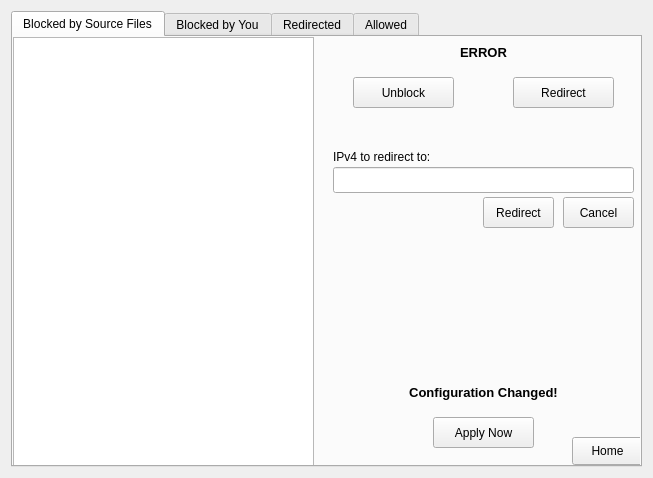
<?xml version="1.0" encoding="UTF-8"?>
<ui version="4.0">
 <class>Form</class>
 <widget class="QWidget" name="Form">
  <property name="geometry">
   <rect>
    <x>0</x>
    <y>0</y>
    <width>653</width>
    <height>478</height>
   </rect>
  </property>
  <property name="sizePolicy">
   <sizepolicy hsizetype="Fixed" vsizetype="Fixed">
    <horstretch>0</horstretch>
    <verstretch>0</verstretch>
   </sizepolicy>
  </property>
  <property name="minimumSize">
   <size>
    <width>653</width>
    <height>478</height>
   </size>
  </property>
  <property name="maximumSize">
   <size>
    <width>653</width>
    <height>478</height>
   </size>
  </property>
  <property name="windowTitle">
   <string>Form</string>
  </property>
  <layout class="QVBoxLayout" name="verticalLayout">
   <item>
    <widget class="QTabWidget" name="tabWidget">
     <property name="layoutDirection">
      <enum>Qt::LeftToRight</enum>
     </property>
     <property name="tabPosition">
      <enum>QTabWidget::North</enum>
     </property>
     <property name="tabShape">
      <enum>QTabWidget::Rounded</enum>
     </property>
     <property name="currentIndex">
      <number>0</number>
     </property>
     <widget class="QWidget" name="SourceBlocked_tab">
      <attribute name="title">
       <string>Blocked by Source Files</string>
      </attribute>
      <widget class="QListWidget" name="sourceDefinedList">
       <property name="geometry">
        <rect>
         <x>0</x>
         <y>0</y>
         <width>301</width>
         <height>431</height>
        </rect>
       </property>
      </widget>
      <widget class="QPushButton" name="allowSourceBlocked_btn">
       <property name="geometry">
        <rect>
         <x>340</x>
         <y>40</y>
         <width>101</width>
         <height>31</height>
        </rect>
       </property>
       <property name="text">
        <string>Unblock</string>
       </property>
      </widget>
      <widget class="QPushButton" name="redirectSourceBlocked_btn">
       <property name="geometry">
        <rect>
         <x>500</x>
         <y>40</y>
         <width>101</width>
         <height>31</height>
        </rect>
       </property>
       <property name="text">
        <string>Redirect</string>
       </property>
      </widget>
      <widget class="QPushButton" name="sourceDefinedApplyConfig_btn">
       <property name="geometry">
        <rect>
         <x>420</x>
         <y>380</y>
         <width>101</width>
         <height>31</height>
        </rect>
       </property>
       <property name="text">
        <string>Apply Now</string>
       </property>
      </widget>
      <widget class="QLabel" name="mainSourceDefinedStatus_lbl">
       <property name="geometry">
        <rect>
         <x>300</x>
         <y>0</y>
         <width>341</width>
         <height>30</height>
        </rect>
       </property>
       <property name="font">
        <font>
         <pointsize>10</pointsize>
         <weight>75</weight>
         <bold>true</bold>
        </font>
       </property>
       <property name="styleSheet">
        <string notr="true"/>
       </property>
       <property name="text">
        <string>ERROR</string>
       </property>
       <property name="alignment">
        <set>Qt::AlignCenter</set>
       </property>
      </widget>
      <widget class="QLabel" name="sourceBlockedHostname_lbl">
       <property name="geometry">
        <rect>
         <x>320</x>
         <y>110</y>
         <width>121</width>
         <height>20</height>
        </rect>
       </property>
       <property name="text">
        <string>IPv4 to redirect to:</string>
       </property>
      </widget>
      <widget class="QLineEdit" name="redirectSourceBlockedHost_tf">
       <property name="geometry">
        <rect>
         <x>320</x>
         <y>130</y>
         <width>301</width>
         <height>26</height>
        </rect>
       </property>
      </widget>
      <widget class="QPushButton" name="redirectSourceBlockedHost_btn">
       <property name="geometry">
        <rect>
         <x>470</x>
         <y>160</y>
         <width>71</width>
         <height>31</height>
        </rect>
       </property>
       <property name="text">
        <string>Redirect</string>
       </property>
      </widget>
      <widget class="QPushButton" name="cancelRedirectSourceBlockedHost_btn">
       <property name="geometry">
        <rect>
         <x>550</x>
         <y>160</y>
         <width>71</width>
         <height>31</height>
        </rect>
       </property>
       <property name="text">
        <string>Cancel</string>
       </property>
      </widget>
      <widget class="QLabel" name="sourceBlockedStatus_lbl">
       <property name="geometry">
        <rect>
         <x>300</x>
         <y>340</y>
         <width>341</width>
         <height>30</height>
        </rect>
       </property>
       <property name="font">
        <font>
         <pointsize>10</pointsize>
         <weight>75</weight>
         <bold>true</bold>
        </font>
       </property>
       <property name="styleSheet">
        <string notr="true"/>
       </property>
       <property name="text">
        <string>Configuration Changed!</string>
       </property>
       <property name="alignment">
        <set>Qt::AlignCenter</set>
       </property>
      </widget>
      <widget class="QPushButton" name="sourceBlockedHome_btn">
       <property name="geometry">
        <rect>
         <x>559</x>
         <y>400</y>
         <width>71</width>
         <height>28</height>
        </rect>
       </property>
       <property name="text">
        <string>Home</string>
       </property>
       <property name="iconSize">
        <size>
         <width>0</width>
         <height>0</height>
        </size>
       </property>
      </widget>
     </widget>
     <widget class="QWidget" name="UserBlocked_tab">
      <attribute name="title">
       <string>Blocked by You</string>
      </attribute>
      <widget class="QListWidget" name="blockedList">
       <property name="geometry">
        <rect>
         <x>0</x>
         <y>0</y>
         <width>301</width>
         <height>431</height>
        </rect>
       </property>
      </widget>
      <widget class="QLabel" name="mainBlockedStatus_lbl">
       <property name="geometry">
        <rect>
         <x>300</x>
         <y>0</y>
         <width>341</width>
         <height>30</height>
        </rect>
       </property>
       <property name="font">
        <font>
         <pointsize>10</pointsize>
         <weight>75</weight>
         <bold>true</bold>
        </font>
       </property>
       <property name="styleSheet">
        <string notr="true"/>
       </property>
       <property name="text">
        <string>ERROR</string>
       </property>
       <property name="alignment">
        <set>Qt::AlignCenter</set>
       </property>
      </widget>
      <widget class="QPushButton" name="addBlockedHost_btn">
       <property name="geometry">
        <rect>
         <x>340</x>
         <y>40</y>
         <width>101</width>
         <height>31</height>
        </rect>
       </property>
       <property name="text">
        <string>Add</string>
       </property>
      </widget>
      <widget class="QPushButton" name="deleteBlockedHost_btn">
       <property name="geometry">
        <rect>
         <x>500</x>
         <y>40</y>
         <width>101</width>
         <height>31</height>
        </rect>
       </property>
       <property name="text">
        <string>Delete</string>
       </property>
      </widget>
      <widget class="QLabel" name="blockedStatus_lbl">
       <property name="geometry">
        <rect>
         <x>300</x>
         <y>340</y>
         <width>341</width>
         <height>30</height>
        </rect>
       </property>
       <property name="font">
        <font>
         <pointsize>10</pointsize>
         <weight>75</weight>
         <bold>true</bold>
        </font>
       </property>
       <property name="styleSheet">
        <string notr="true"/>
       </property>
       <property name="text">
        <string>Configuration Changed!</string>
       </property>
       <property name="alignment">
        <set>Qt::AlignCenter</set>
       </property>
      </widget>
      <widget class="QPushButton" name="blockedApplyConfig_btn">
       <property name="geometry">
        <rect>
         <x>420</x>
         <y>380</y>
         <width>101</width>
         <height>31</height>
        </rect>
       </property>
       <property name="text">
        <string>Apply Now</string>
       </property>
      </widget>
      <widget class="QLabel" name="blockedHostname_lbl">
       <property name="geometry">
        <rect>
         <x>320</x>
         <y>110</y>
         <width>71</width>
         <height>20</height>
        </rect>
       </property>
       <property name="text">
        <string>Hostname:</string>
       </property>
      </widget>
      <widget class="QLineEdit" name="addBlockedHost_tf">
       <property name="geometry">
        <rect>
         <x>320</x>
         <y>130</y>
         <width>301</width>
         <height>26</height>
        </rect>
       </property>
      </widget>
      <widget class="QPushButton" name="addAddBlockedHost_btn">
       <property name="geometry">
        <rect>
         <x>470</x>
         <y>160</y>
         <width>71</width>
         <height>31</height>
        </rect>
       </property>
       <property name="text">
        <string>Add</string>
       </property>
      </widget>
      <widget class="QPushButton" name="cancelAddBlockedHost_btn">
       <property name="geometry">
        <rect>
         <x>550</x>
         <y>160</y>
         <width>71</width>
         <height>31</height>
        </rect>
       </property>
       <property name="text">
        <string>Cancel</string>
       </property>
      </widget>
      <widget class="QPushButton" name="blockedHome_btn">
       <property name="geometry">
        <rect>
         <x>560</x>
         <y>400</y>
         <width>71</width>
         <height>28</height>
        </rect>
       </property>
       <property name="text">
        <string>Home</string>
       </property>
       <property name="iconSize">
        <size>
         <width>0</width>
         <height>0</height>
        </size>
       </property>
      </widget>
     </widget>
     <widget class="QWidget" name="Redirected_tab">
      <attribute name="title">
       <string>Redirected</string>
      </attribute>
      <widget class="QTableWidget" name="redirectedTable">
       <property name="geometry">
        <rect>
         <x>0</x>
         <y>0</y>
         <width>631</width>
         <height>281</height>
        </rect>
       </property>
       <property name="editTriggers">
        <set>QAbstractItemView::NoEditTriggers</set>
       </property>
       <property name="selectionMode">
        <enum>QAbstractItemView::SingleSelection</enum>
       </property>
       <property name="selectionBehavior">
        <enum>QAbstractItemView::SelectRows</enum>
       </property>
       <property name="cornerButtonEnabled">
        <bool>true</bool>
       </property>
       <attribute name="horizontalHeaderDefaultSectionSize">
        <number>308</number>
       </attribute>
       <attribute name="verticalHeaderHighlightSections">
        <bool>true</bool>
       </attribute>
       <column>
        <property name="text">
         <string>IP (IPV4)</string>
        </property>
       </column>
       <column>
        <property name="text">
         <string>Hostname</string>
        </property>
       </column>
      </widget>
      <widget class="QGroupBox" name="groupBox">
       <property name="geometry">
        <rect>
         <x>0</x>
         <y>310</y>
         <width>521</width>
         <height>111</height>
        </rect>
       </property>
       <property name="accessibleName">
        <string/>
       </property>
       <property name="title">
        <string>Actions</string>
       </property>
       <property name="alignment">
        <set>Qt::AlignLeading|Qt::AlignLeft|Qt::AlignVCenter</set>
       </property>
       <property name="flat">
        <bool>false</bool>
       </property>
       <property name="checkable">
        <bool>false</bool>
       </property>
       <property name="checked">
        <bool>false</bool>
       </property>
       <widget class="QLineEdit" name="redirectedIP_tf">
        <property name="geometry">
         <rect>
          <x>90</x>
          <y>40</y>
          <width>311</width>
          <height>26</height>
         </rect>
        </property>
       </widget>
       <widget class="QLineEdit" name="redirectedHostname_tf">
        <property name="geometry">
         <rect>
          <x>90</x>
          <y>70</y>
          <width>311</width>
          <height>26</height>
         </rect>
        </property>
       </widget>
       <widget class="QLabel" name="label">
        <property name="geometry">
         <rect>
          <x>10</x>
          <y>40</y>
          <width>57</width>
          <height>16</height>
         </rect>
        </property>
        <property name="text">
         <string>IP(IPV4):</string>
        </property>
       </widget>
       <widget class="QLabel" name="label_2">
        <property name="geometry">
         <rect>
          <x>10</x>
          <y>70</y>
          <width>71</width>
          <height>16</height>
         </rect>
        </property>
        <property name="text">
         <string>Hostname:</string>
        </property>
       </widget>
       <widget class="QPushButton" name="saveRedirectedHost_btn">
        <property name="geometry">
         <rect>
          <x>420</x>
          <y>40</y>
          <width>91</width>
          <height>26</height>
         </rect>
        </property>
        <property name="text">
         <string>Save</string>
        </property>
       </widget>
       <widget class="QPushButton" name="cancelRedirectedHost_btn">
        <property name="geometry">
         <rect>
          <x>420</x>
          <y>70</y>
          <width>91</width>
          <height>26</height>
         </rect>
        </property>
        <property name="text">
         <string>Cancel</string>
        </property>
       </widget>
       <widget class="QLabel" name="editMode_lbl">
        <property name="geometry">
         <rect>
          <x>160</x>
          <y>20</y>
          <width>171</width>
          <height>16</height>
         </rect>
        </property>
        <property name="font">
         <font>
          <pointsize>10</pointsize>
          <weight>75</weight>
          <bold>true</bold>
         </font>
        </property>
        <property name="styleSheet">
         <string notr="true">color:limegreen;font-weight:bold;</string>
        </property>
        <property name="text">
         <string>Editing a rule:</string>
        </property>
        <property name="alignment">
         <set>Qt::AlignCenter</set>
        </property>
       </widget>
      </widget>
      <widget class="QWidget" name="widget" native="true">
       <property name="geometry">
        <rect>
         <x>520</x>
         <y>330</y>
         <width>111</width>
         <height>71</height>
        </rect>
       </property>
       <widget class="QPushButton" name="addRedirectedHost_btn">
        <property name="geometry">
         <rect>
          <x>10</x>
          <y>10</y>
          <width>91</width>
          <height>26</height>
         </rect>
        </property>
        <property name="text">
         <string>Add New Rule</string>
        </property>
       </widget>
       <widget class="QPushButton" name="deleteRedirectedHost_btn">
        <property name="geometry">
         <rect>
          <x>10</x>
          <y>40</y>
          <width>91</width>
          <height>26</height>
         </rect>
        </property>
        <property name="text">
         <string>Remove Rule</string>
        </property>
       </widget>
      </widget>
      <widget class="QLabel" name="redirectedStatus_lbl">
       <property name="geometry">
        <rect>
         <x>350</x>
         <y>280</y>
         <width>191</width>
         <height>31</height>
        </rect>
       </property>
       <property name="font">
        <font>
         <pointsize>10</pointsize>
         <weight>75</weight>
         <bold>true</bold>
        </font>
       </property>
       <property name="styleSheet">
        <string notr="true"/>
       </property>
       <property name="text">
        <string>Configuration Changed!</string>
       </property>
       <property name="alignment">
        <set>Qt::AlignCenter</set>
       </property>
      </widget>
      <widget class="QPushButton" name="redirectedApplyConfig_btn">
       <property name="geometry">
        <rect>
         <x>540</x>
         <y>280</y>
         <width>91</width>
         <height>31</height>
        </rect>
       </property>
       <property name="text">
        <string>Apply Now</string>
       </property>
      </widget>
      <widget class="QLabel" name="mainRedirectedStatus_lbl">
       <property name="geometry">
        <rect>
         <x>0</x>
         <y>280</y>
         <width>341</width>
         <height>30</height>
        </rect>
       </property>
       <property name="font">
        <font>
         <pointsize>10</pointsize>
         <weight>75</weight>
         <bold>true</bold>
        </font>
       </property>
       <property name="styleSheet">
        <string notr="true"/>
       </property>
       <property name="text">
        <string>ERROR</string>
       </property>
       <property name="alignment">
        <set>Qt::AlignCenter</set>
       </property>
      </widget>
      <widget class="QPushButton" name="redirectedHome_btn">
       <property name="geometry">
        <rect>
         <x>560</x>
         <y>400</y>
         <width>71</width>
         <height>28</height>
        </rect>
       </property>
       <property name="text">
        <string>Home</string>
       </property>
       <property name="iconSize">
        <size>
         <width>0</width>
         <height>0</height>
        </size>
       </property>
      </widget>
     </widget>
     <widget class="QWidget" name="UserAllowed_tab">
      <attribute name="title">
       <string>Allowed</string>
      </attribute>
      <widget class="QListWidget" name="allowedList">
       <property name="geometry">
        <rect>
         <x>0</x>
         <y>0</y>
         <width>301</width>
         <height>431</height>
        </rect>
       </property>
      </widget>
      <widget class="QPushButton" name="deleteAllowedHost_btn">
       <property name="geometry">
        <rect>
         <x>500</x>
         <y>40</y>
         <width>101</width>
         <height>31</height>
        </rect>
       </property>
       <property name="text">
        <string>Delete</string>
       </property>
      </widget>
      <widget class="QLabel" name="allowedStatus_lbl">
       <property name="geometry">
        <rect>
         <x>300</x>
         <y>340</y>
         <width>341</width>
         <height>30</height>
        </rect>
       </property>
       <property name="font">
        <font>
         <pointsize>10</pointsize>
         <weight>75</weight>
         <bold>true</bold>
        </font>
       </property>
       <property name="styleSheet">
        <string notr="true"/>
       </property>
       <property name="text">
        <string>Configuration Changed!</string>
       </property>
       <property name="alignment">
        <set>Qt::AlignCenter</set>
       </property>
      </widget>
      <widget class="QPushButton" name="allowedApplyConfig_btn">
       <property name="geometry">
        <rect>
         <x>420</x>
         <y>380</y>
         <width>101</width>
         <height>31</height>
        </rect>
       </property>
       <property name="text">
        <string>Apply Now</string>
       </property>
      </widget>
      <widget class="QPushButton" name="addAllowedHost_btn">
       <property name="geometry">
        <rect>
         <x>340</x>
         <y>40</y>
         <width>101</width>
         <height>31</height>
        </rect>
       </property>
       <property name="text">
        <string>Add</string>
       </property>
      </widget>
      <widget class="QLabel" name="allowedHostname_lbl">
       <property name="geometry">
        <rect>
         <x>320</x>
         <y>110</y>
         <width>71</width>
         <height>16</height>
        </rect>
       </property>
       <property name="text">
        <string>Hostname:</string>
       </property>
      </widget>
      <widget class="QLineEdit" name="addAllowedHost_tf">
       <property name="geometry">
        <rect>
         <x>320</x>
         <y>130</y>
         <width>301</width>
         <height>26</height>
        </rect>
       </property>
      </widget>
      <widget class="QPushButton" name="addAddAllowedHost_btn">
       <property name="geometry">
        <rect>
         <x>470</x>
         <y>160</y>
         <width>71</width>
         <height>31</height>
        </rect>
       </property>
       <property name="text">
        <string>Add</string>
       </property>
      </widget>
      <widget class="QPushButton" name="cancelAddAllowedHost_btn">
       <property name="geometry">
        <rect>
         <x>550</x>
         <y>160</y>
         <width>71</width>
         <height>31</height>
        </rect>
       </property>
       <property name="text">
        <string>Cancel</string>
       </property>
      </widget>
      <widget class="QLabel" name="mainAllowedStatus_lbl">
       <property name="geometry">
        <rect>
         <x>300</x>
         <y>0</y>
         <width>341</width>
         <height>30</height>
        </rect>
       </property>
       <property name="font">
        <font>
         <pointsize>10</pointsize>
         <weight>75</weight>
         <bold>true</bold>
        </font>
       </property>
       <property name="styleSheet">
        <string notr="true"/>
       </property>
       <property name="text">
        <string>ERROR</string>
       </property>
       <property name="alignment">
        <set>Qt::AlignCenter</set>
       </property>
      </widget>
      <widget class="QPushButton" name="allowedHome_btn">
       <property name="geometry">
        <rect>
         <x>560</x>
         <y>400</y>
         <width>71</width>
         <height>28</height>
        </rect>
       </property>
       <property name="text">
        <string>Home</string>
       </property>
       <property name="iconSize">
        <size>
         <width>0</width>
         <height>0</height>
        </size>
       </property>
      </widget>
     </widget>
    </widget>
   </item>
  </layout>
 </widget>
 <resources/>
 <connections/>
</ui>
